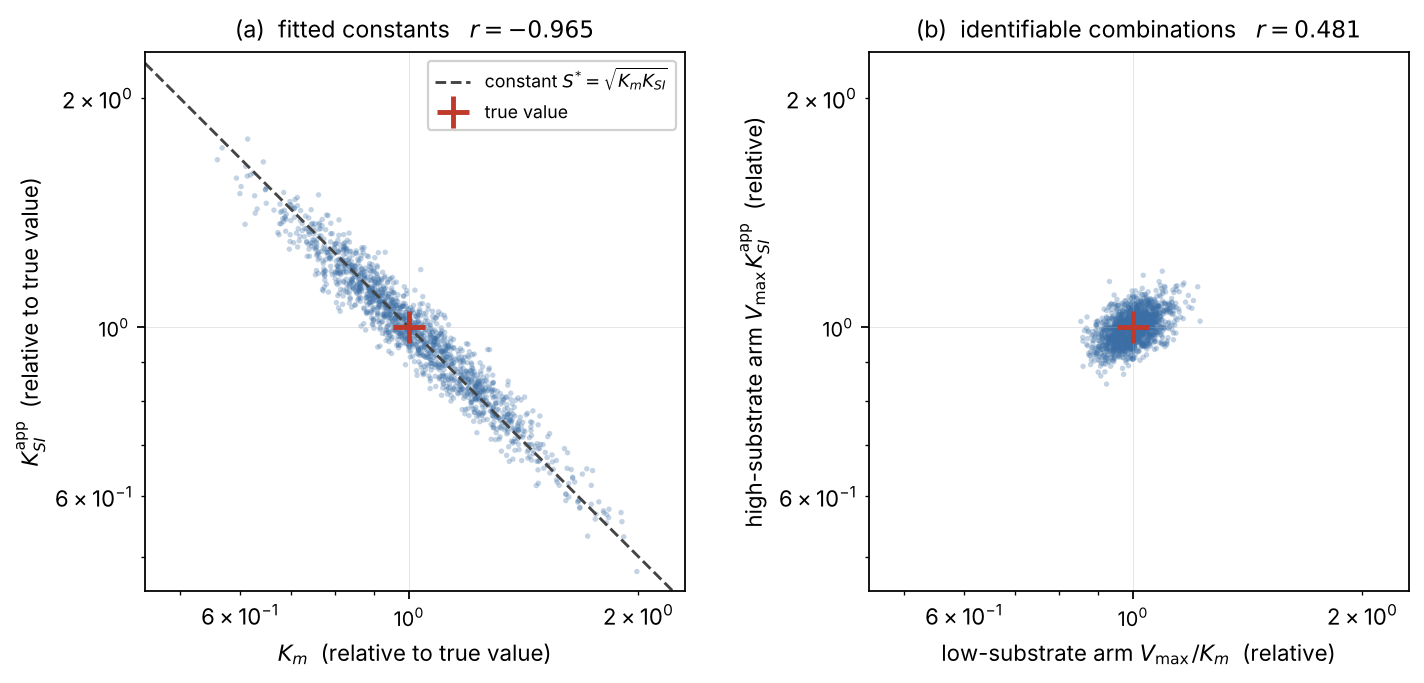

Python code for this plot:
"""Figure: the (Km, KSI) degeneracy and its removal by reparametrisation."""

import numpy as np
import matplotlib
matplotlib.use("Agg")
import matplotlib.pyplot as plt
from scipy.optimize import least_squares

rng = np.random.default_rng(20261103)

KM, KSI, VTRUE = 6.78, 7.54, 1.0
GRID = np.array([0.8, 1.3, 2.1, 3.4, 5.5, 8.9, 14.3, 23.1, 37.3, 60.1, 80.0])
LOGTRUE = np.log([VTRUE, KM, KSI])
SIGMA, NREP, NBOOT = 0.10, 3, 1500


def law(S, V, Km, Ksi):
    return V * S / (Km + S + S ** 2 / Ksi)


def fit_once():
    S = np.repeat(GRID, NREP)
    v = law(S, VTRUE, KM, KSI)
    y = v * (1.0 + SIGMA * rng.standard_normal(S.size))

    def resid(lp):
        V, Km, Ksi = np.exp(lp)
        return (law(S, V, Km, Ksi) - y) / v

    r = least_squares(resid, LOGTRUE, method="trf",
                      bounds=(np.log([1e-4, 1e-4, 1e-4]),
                              np.log([1e4, 1e5, 1e5])))
    return r.x if r.success else None


L = np.array([x for x in (fit_once() for _ in range(NBOOT)) if x is not None])
V, Km, Ksi = np.exp(L[:, 0]), np.exp(L[:, 1]), np.exp(L[:, 2])

# identifiable combinations, normalised to their true values
A = (V / Km) / (VTRUE / KM)                 # low-substrate arm
B = (V * Ksi) / (VTRUE * KSI)               # high-substrate arm

r_raw = np.corrcoef(np.log(Km), np.log(Ksi))[0, 1]
r_rep = np.corrcoef(np.log(A), np.log(B))[0, 1]

fig, ax = plt.subplots(1, 2, figsize=(9.2, 4.3))

# ---- panel A: the degenerate direction -----------------------------
ax[0].scatter(Km / KM, Ksi / KSI, s=6, alpha=0.30,
              color="#3b6ea5", edgecolors="none")
lim = (0.45, 2.3)
x = np.geomspace(*lim, 50)
ax[0].plot(x, 1.0 / x, color="#444444", lw=1.3, ls="--",
           label=r"constant $S^{*}=\sqrt{K_m K_{SI}}$")
ax[0].plot(1, 1, marker="+", ms=14, mew=2.2, color="#c0392b",
           linestyle="none", label="true value")
ax[0].set_xscale("log"); ax[0].set_yscale("log")
ax[0].set_xlim(*lim); ax[0].set_ylim(*lim)
ax[0].set_aspect("equal")
ax[0].set_xlabel(r"$K_m$  (relative to true value)")
ax[0].set_ylabel(r"$K_{SI}^{\mathrm{app}}$  (relative to true value)")
ax[0].set_title(f"(a)  fitted constants   $r = {r_raw:.3f}$", fontsize=10.5)
ax[0].legend(fontsize=8.0, loc="upper right", framealpha=0.92)

# ---- panel B: the identifiable combinations ------------------------
ax[1].scatter(A, B, s=6, alpha=0.30, color="#3b6ea5", edgecolors="none")
ax[1].plot(1, 1, marker="+", ms=14, mew=2.2, color="#c0392b",
           linestyle="none")
ax[1].set_xscale("log"); ax[1].set_yscale("log")
ax[1].set_xlim(*lim); ax[1].set_ylim(*lim)
ax[1].set_aspect("equal")
ax[1].set_xlabel(r"low-substrate arm $V_{\max}/K_m$  (relative)")
ax[1].set_ylabel(r"high-substrate arm $V_{\max}K_{SI}^{\mathrm{app}}$  (relative)")
ax[1].set_title(f"(b)  identifiable combinations   $r = {r_rep:.3f}$",
                fontsize=10.5)

for a in ax:
    a.grid(True, which="major", lw=0.4, alpha=0.35)
    a.tick_params(labelsize=9)

fig.tight_layout()
# metadata pinned so repeated runs produce byte-identical files
fig.savefig("fig_degeneracy.pdf", bbox_inches="tight",
            metadata={"CreationDate": None})
fig.savefig("fig_degeneracy.png", dpi=160, bbox_inches="tight",
            metadata={"Software": None})

print(f"n fits          : {len(L)}")
print(f"r(lnKm,lnKSI)   : {r_raw:+.4f}")
print(f"r(lnA,lnB)      : {r_rep:+.4f}")
for nm, q in [("Km", Km / KM), ("KSI", Ksi / KSI), ("Vmax/Km", A),
              ("Vmax*KSI", B), ("S*", np.sqrt(Km * Ksi) / np.sqrt(KM * KSI))]:
    print(f"  gCV({nm:9s}) = {100*np.expm1(np.std(np.log(q), ddof=1)):6.1f}%")
